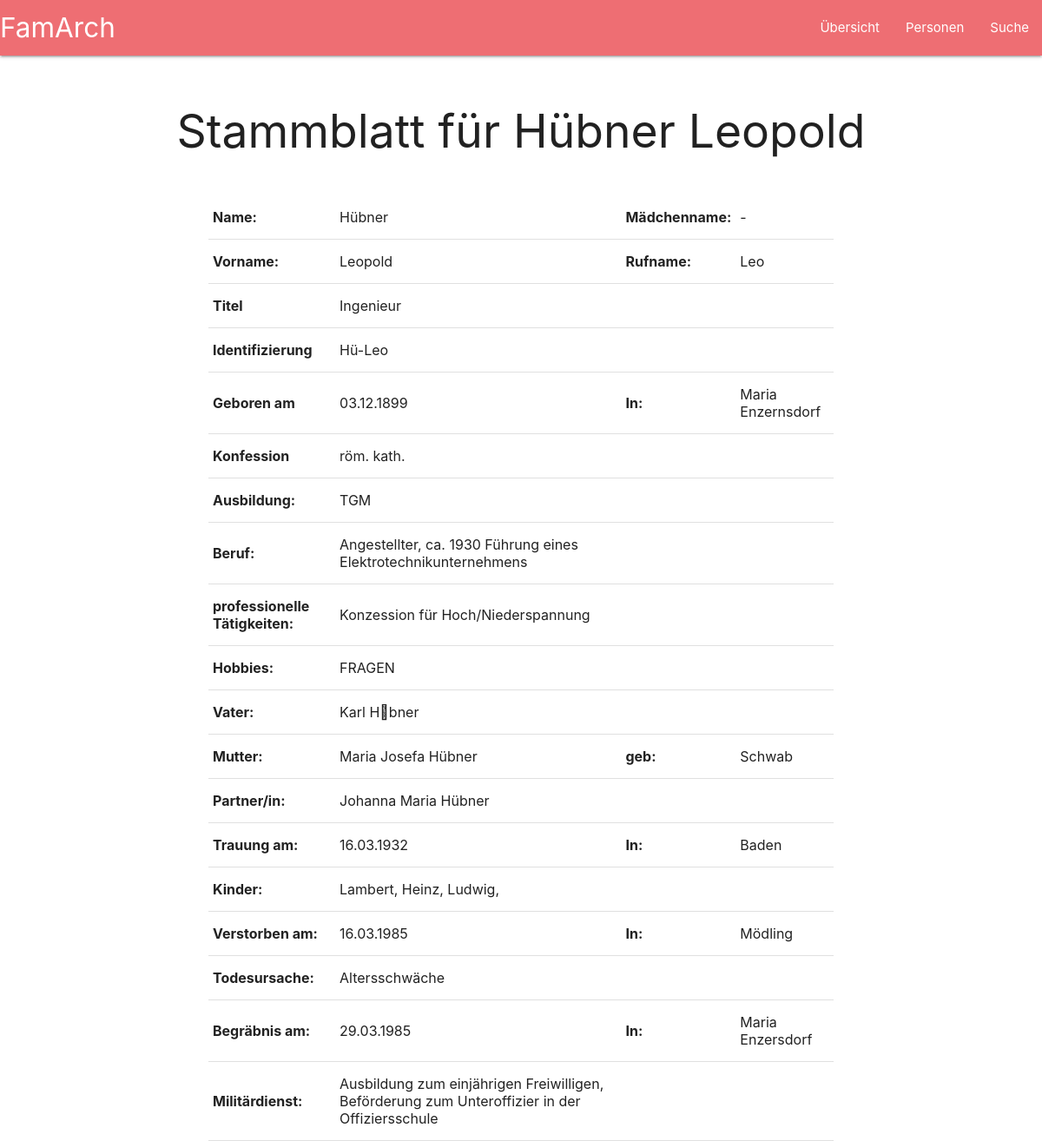
Before: /nahansicht.php with the older database file.
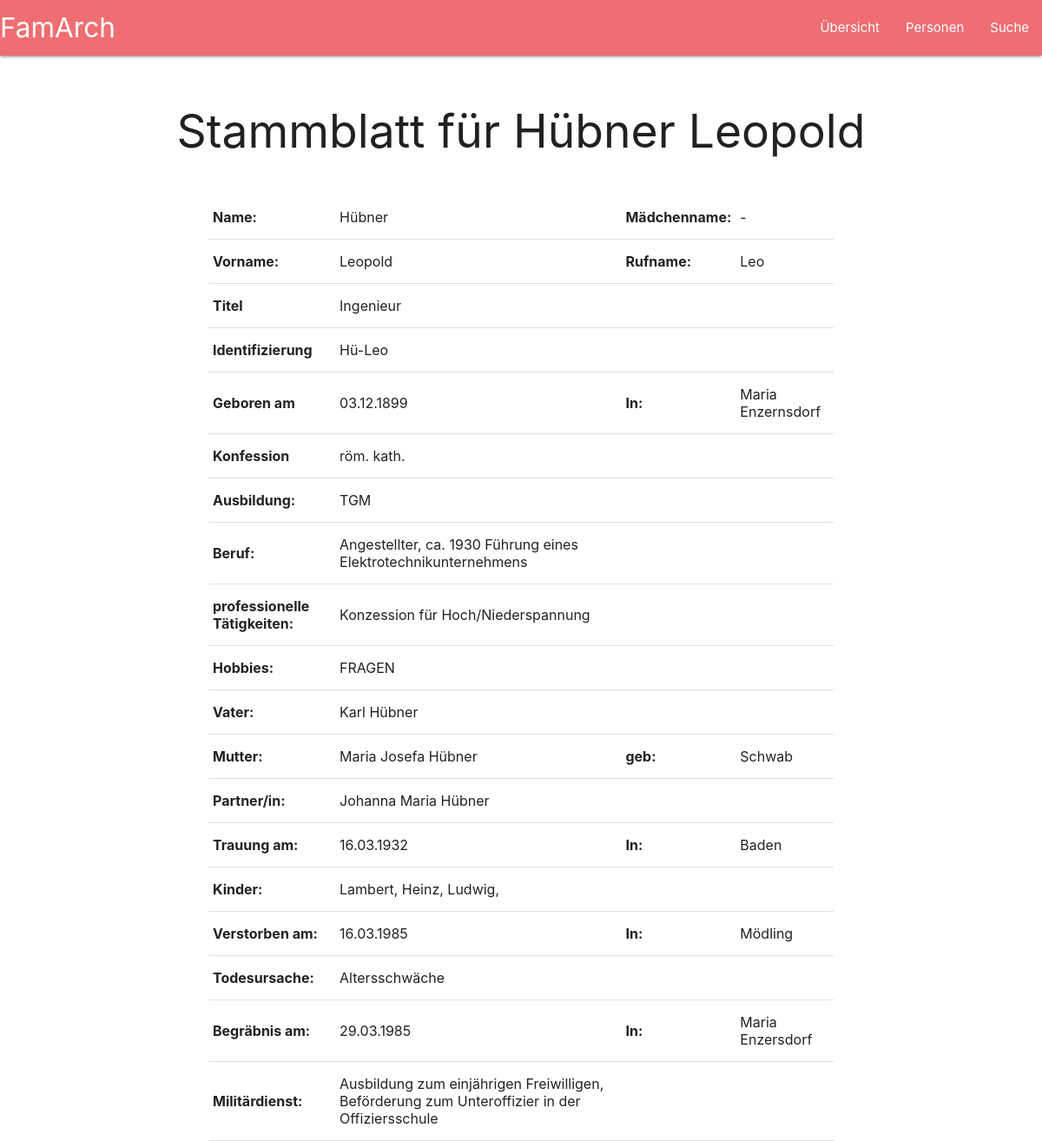
After: the same page with the newer database file.
### tables this page shows
CREATE TABLE lebensdaten (
		id INTEGER,
		nachname VARCHAR(400),
		vorname VARCHAR(400),
		maedName VARCHAR(400),
		rufname VARCHAR(400),
		titel VARCHAR(200),
		kurzzeichen VARCHAR(500),
		gebDatum VARCHAR(300),
		gebOrt VARCHAR(300),
		konfession VARCHAR(200),
		ausbildung VARCHAR(500),
		berufLaufbahn VARCHAR(200),
		profTaetigkeiten VARCHAR(100),
		hobbies VARCHAR(100),
		vater INTEGER,
		mutter INTEGER,
		gebMutter VARCHAR(200),
		partnerin INTEGER,
		trauDatum VARCHAR(300),
		trauOrt VARCHAR(300),
		kind VARCHAR(500),
		geschwister VARCHAR(500),
		verstorbenAm VARCHAR(300),
		verstorbenIn VARCHAR(300),
		todUrsache VARCHAR(300),
		begraebnisAm VARCHAR(300),
		begraebnisIn VARCHAR(300),
		militaerdienst VARCHAR(400),
		geschlecht VARCHAR(300),
		stammbaum VARCHAR(400),
		PRIMARY KEY(id),
		FOREIGN KEY (vater) REFERENCES lebensdaten(id),
		FOREIGN KEY (mutter) REFERENCES lebensdaten(id),
		FOREIGN KEY (partnerin) REFERENCES lebensdaten(id)
	);

### nahansicht.php (called while the page is built, shortened)
<?php
include 'open.php';
$curPerson=3;
$row=$pdo -> query("SELECT * FROM lebensdaten WHERE id=$curPerson");
$person=$row->fetch();
$query=$pdo -> query("SELECT vorname,nachname FROM lebensdaten WHERE id=$person[vater]");
$vater_row = $query->fetch(PDO::FETCH_ASSOC);
$vater = $vater_row['vorname'] . " " . $vater_row['nachname'];
$query=$pdo -> query("SELECT vorname,nachname FROM lebensdaten WHERE id=$person[mutter]");
$mutter_row = $query->fetch(PDO::FETCH_ASSOC);
$mutter = $mutter_row['vorname'] . " " . $mutter_row['nachname'];
$query=$pdo -> query("SELECT vorname,nachname FROM lebensdaten WHERE id=$person[partnerin]");
$partnerin_row = $query->fetch(PDO::FETCH_ASSOC);
$partnerin = $partnerin_row['vorname'] . " " . $partnerin_row['nachname'];
include 'nahansicht-gui.php';
?>

### nahansicht-gui.php (the view, shortened to what this page needs)
<!doctype html>
<html>
	<head>
	<link type="text/css" rel="stylesheet" href="materialize/css/materialize.min.css" media="screen,projection">
	<link rel="stylesheet" href="style.css">
</head>
<body>
	<nav>
    <div class="nav-wrapper">
		<a href="" class="brand-logo">FamArch</a>
    	<ul id="nav-mobile" class="right hide-on-med-and-down">
			<li><a href="FamArch/uebersicht.php">Übersicht</a></li>
			<li><a href="badges.html">Personen</a></li>
			<li><a href="collapsible.html">Suche</a></li>
     	</ul>
    </div>
  </nav>
	<br>
	<h2 style="text-align:center;">Stammblatt für <?php echo $person['nachname']?> <?php echo $person['vorname']?></h2>
	<br>
	<div class="nahansichtGesamtTabelle">
		<table>
			<tbody>
			  <tr>
				 <td><b>Name:</b></td>
				<td><?php echo $person['nachname']?></td>
				<td><b>Mädchenname:</b></td>
				<td><?php echo $person['maedName']?></td>
			  </tr>
			  <tr>
				<td><b>Vorname:</b></td>
				<td><?php echo $person['vorname']?></td>
				<td><b>Rufname:</b></td>
				<td><?php echo $person['rufname']?></td>
			  </tr>
			  <tr>
				<td><b>Titel</b></td>
				<td><?php echo $person['titel']?></td>
			  </tr>
			  <tr>
				<td><b>Identifizierung</b></td>
				<td><?php echo $person['kurzzeichen']?></td>
			  </tr>
			  <tr>
				<td><b>Geboren am</b></td>
				<td><?php echo $person['gebDatum']?></td>
				<td><b>In:</b></td>
				<td><?php echo $person['gebOrt']?></td>
			  </tr>
			  <tr>
				<td><b>Konfession</b></td>
				<td><?php echo $person['konfession']?></td>
			  </tr>
			  <tr>
				<td><b>Ausbildung:</b></td>
				<td><?php echo $person['ausbildung']?></td>
			  </tr>
			  <tr>
				<td><b>Beruf:</b></td>
				<td><?php echo $person['berufLaufbahn']?></td>
			  </tr>
			  <tr>
				<td><b>professionelle Tätigkeiten:</b></td>
				<td><?php echo $person['profTaetigkeiten']?></td>
			  </tr>
			  <tr>
				<td><b>Hobbies:</b></td>
				<td><?php echo $person['hobbies']?></td>
			  </tr>
			  <tr>
				<td><b>Vater:</b></td>
				<td><?php echo $vater ?></td>
			  </tr>
			  <tr>
				<td><b>Mutter:</b></td>
				<td><?php echo $mutter?></td>
				<td><b>geb:</b></td>
				<td><?php echo $person['gebMutter']?></td>
			  </tr>
			  <tr>
				<td><b>Partner/in:</b></td>
				<td><?php echo $partnerin?></td>
			  </tr>
			  <tr>
				<td><b>Trauung am:</b></td>
				<td><?php echo $person['trauDatum']?></td>
				<td><b>In:</b></td>
				<td><?php echo $person['trauOrt']?></td>
			  </tr>
			  <tr>
				<td><b>Kinder:</b></td>
				<td><?php echo $person['kind']?></td>
			  </tr>
			  <tr>
				<td><b>Verstorben am:</b></td>
				<td><?php echo $person['verstorbenAm']?></td>
				<td><b>In:</b></td>
				<td><?php echo $person['verstorbenIn']?></td>
			  </tr>
			  <tr>
				<td><b>Todesursache:</b></td>
				<td><?php echo $person['todUrsache']?></td>
			  </tr>
			  <tr>
				<td><b>Begräbnis am:</b></td>
				<td><?php echo $person['begraebnisAm']?></td>
				<td><b>In:</b></td>
				<td><?php echo $person['begraebnisIn']?></td>
			  </tr>
			  <tr>
				<td><b>Militärdienst:</b></td>
				<td><?php echo $person['militaerdienst']?></td>
			  </tr>
			</tbody>
		  </table>
	</div>
</body></html>

### style.css (style rules this page uses)
.nahansichtGesamtTabelle { width: 60%; margin-left: 20%; }

Changed rows visible on the page:
changed lebensdaten: vater "Karl H৘bner" → "Karl Hübner"
